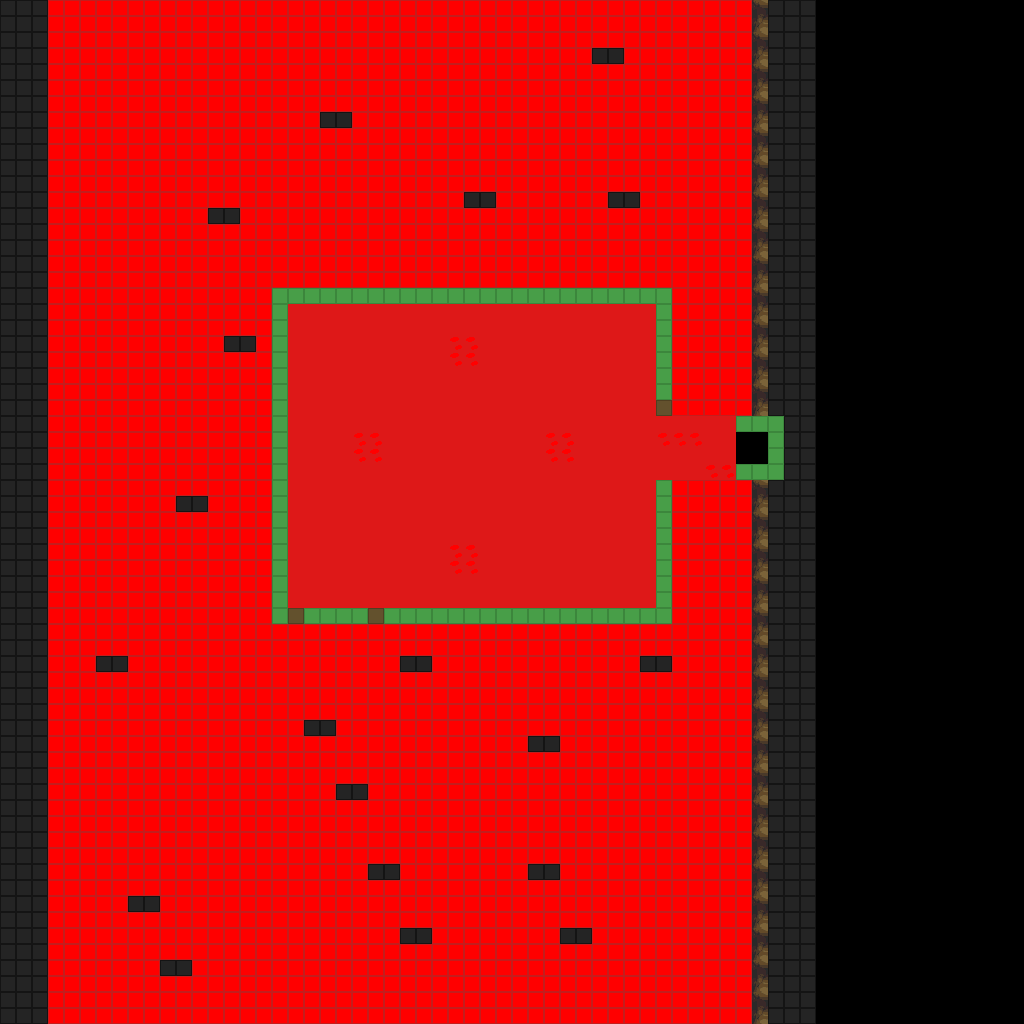

Rendered tile map (Tiled .tmx) drawn with the repository's tilesets; below, a short description and the map source with its tile grids summarised:
An orthogonal 64x64 tile map with 16x16 px tiles, 1 tile layer (base), 2 hidden layers not drawn and 2 objects.

<map version="1.10" tiledversion="1.12.1" orientation="orthogonal" renderorder="right-down" width="64" height="64" tilewidth="16" tileheight="16" infinite="0" nextlayerid="4" nextobjectid="3">
 <tileset firstgid="1" source="../classiciphone_pics4.tsx" />
 <layer id="1" name="base" width="64" height="64">
  <data>[4096 cells, 4096 non-empty, 40 distinct tile ids]</data>
 </layer>
 <layer id="2" name="collision" width="64" height="64" visible="0">
  <properties><property name="collision" value="true" /></properties>
  <data>[4096 cells, 1314 non-empty, 1 distinct tile ids]</data>
 </layer>
 <layer id="3" name="lava" width="64" height="64" visible="0">
  <properties><property name="terrain" value="lava" /></properties>
  <data>[4096 cells, 2233 non-empty, 1 distinct tile ids]</data>
 </layer>
 <objectgroup id="4" name="npcs">
  <object id="1" x="352.0" y="400.0" width="16" height="16">
   <properties>
    <property name="script" type="string">-- Auto-converted from GraalScript
-- join("level_sparlevel");</property>
   </properties>
  </object>
  <object id="2" x="592.0" y="336.0" width="16" height="16">
   <properties>
    <property name="script" type="string">-- Auto-converted from GraalScript
-- [CLIENT-SIDE — server no-op]
-- function onPlayerenters(){
-- stopmidi();
-- client.midi = 0;
-- }</property>
   </properties>
  </object>
 </objectgroup>
</map>
